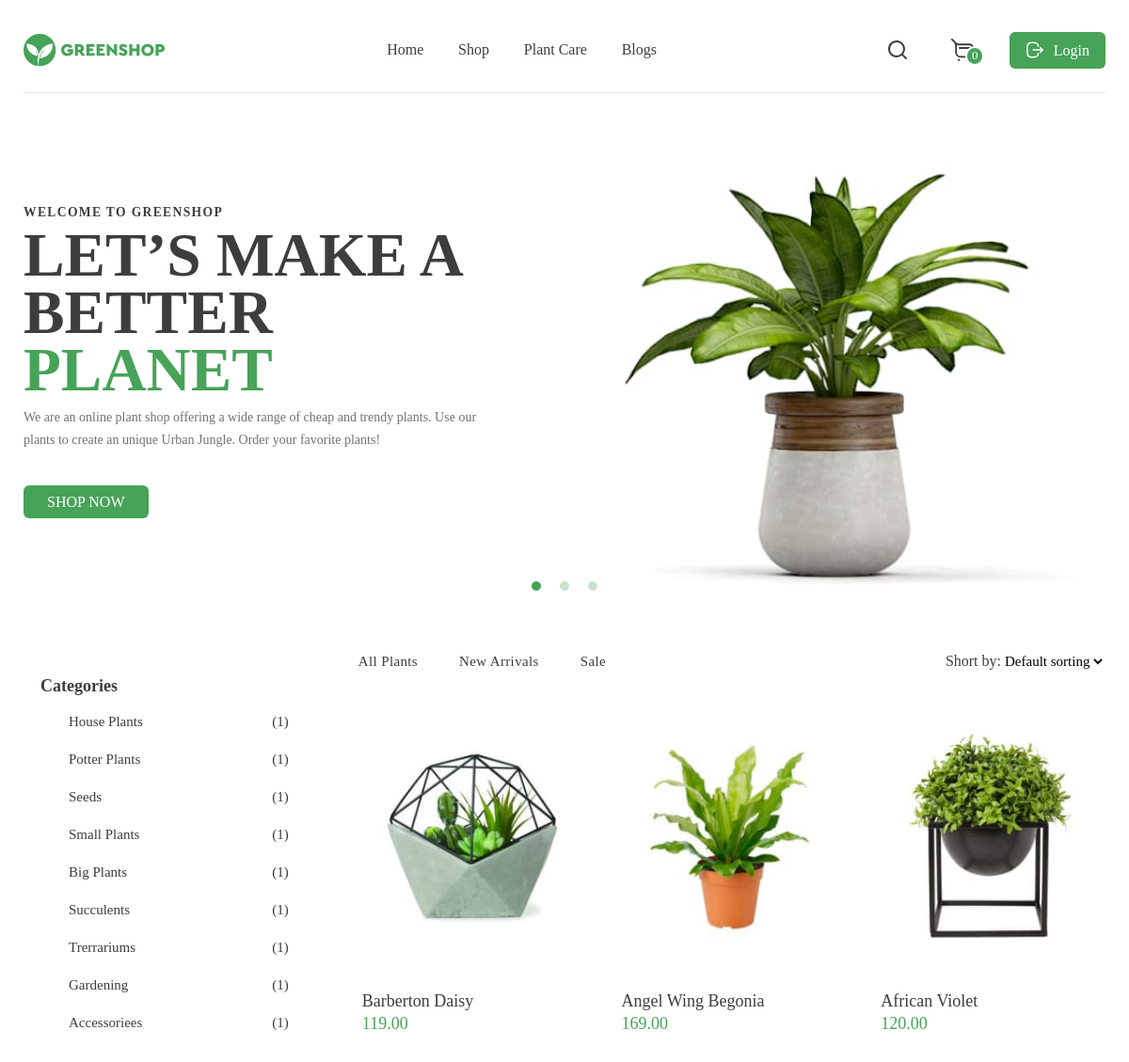
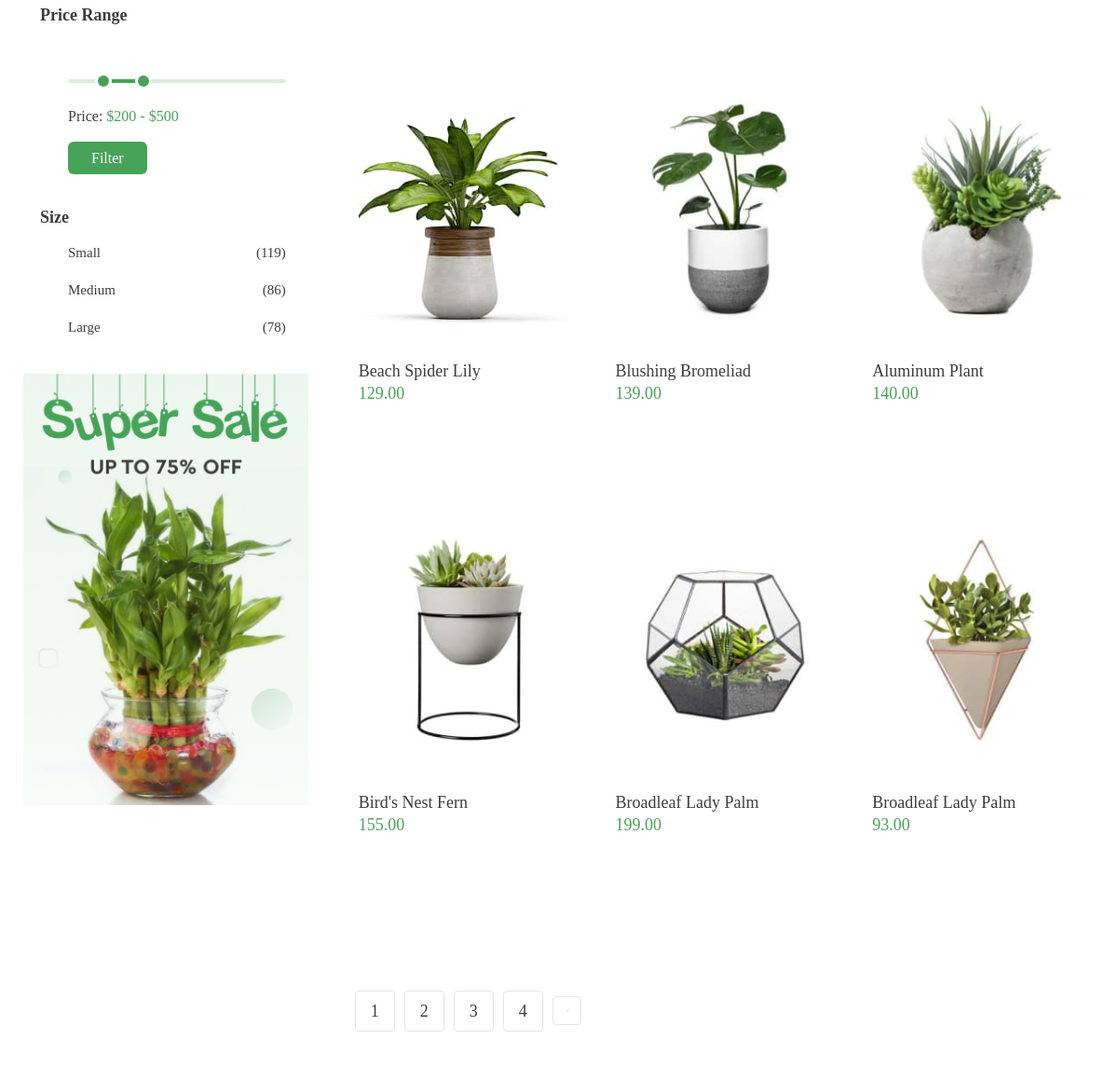
/ (upper part), run on an earlier commit of the app's database (2 pictures, top to bottom).
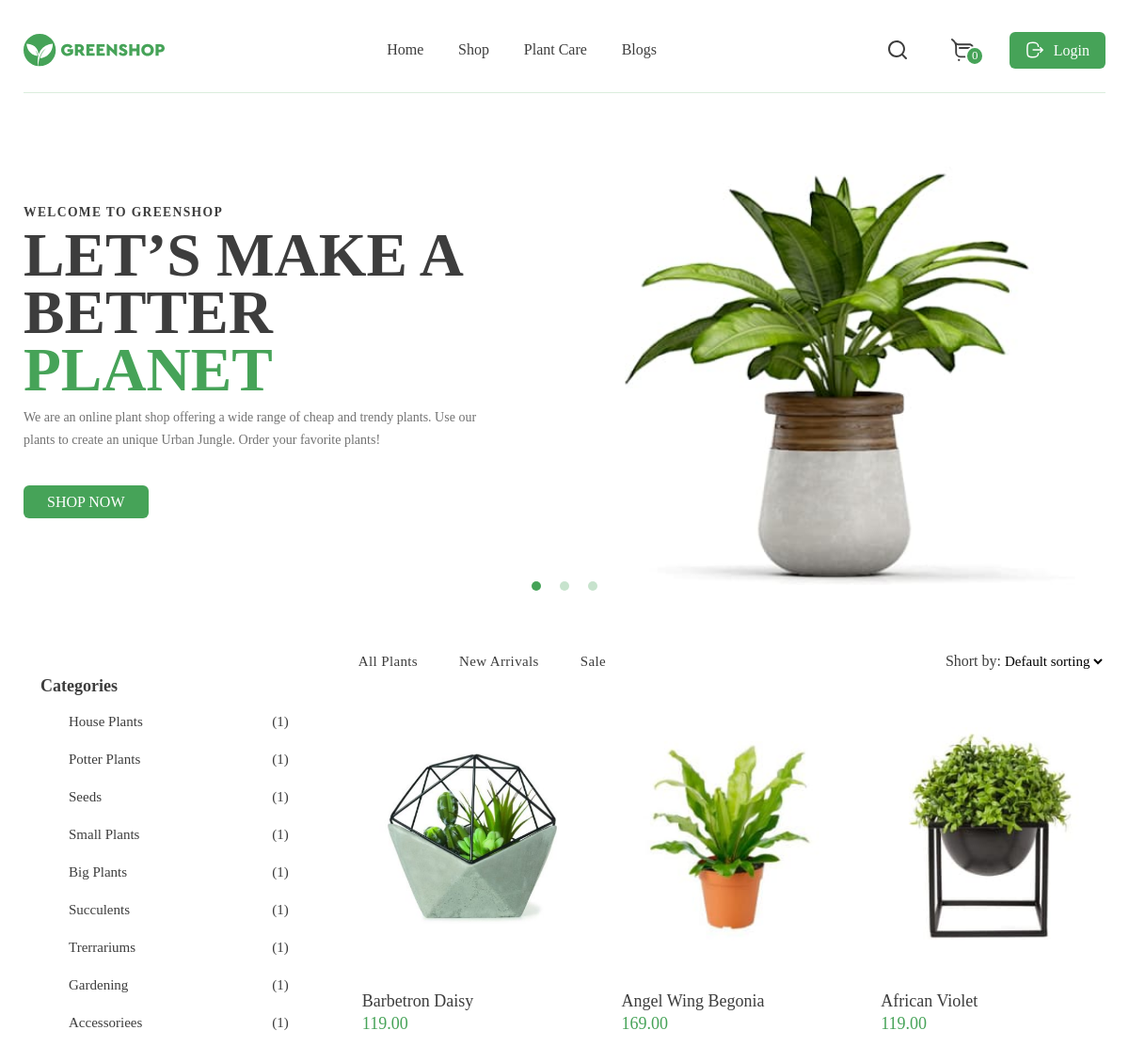
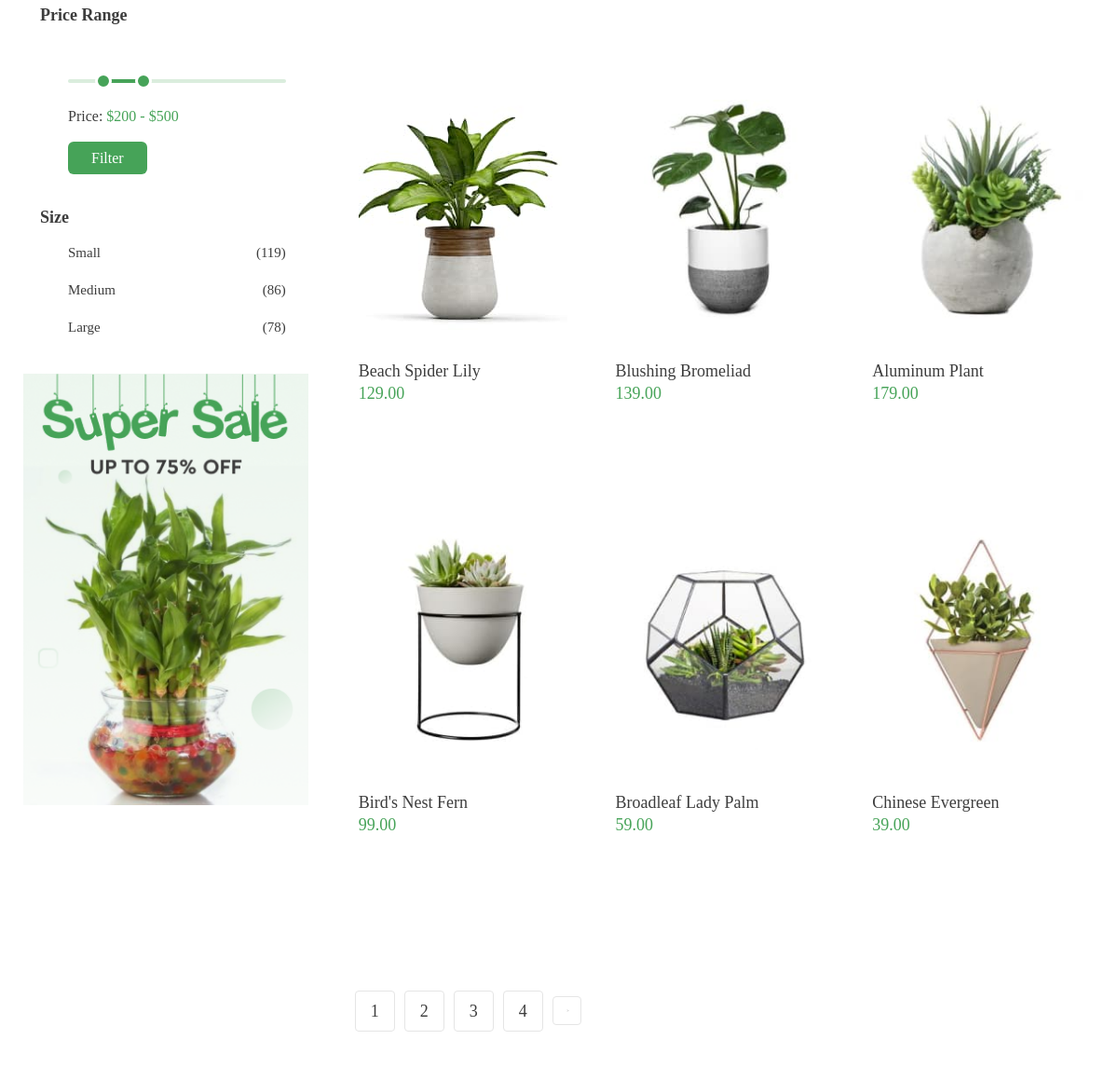
And on a later commit of the database (2 pictures, top to bottom).
### store/models.py (models this page shows, shortened)
class Category(models.Model):
    name = models.CharField("Категория", max_length=150)
    amount = models.CharField("Количество", max_length=20)
    url = models.SlugField(max_length=120, unique=True)
    class Meta:
        verbose_name = "Категория"
        verbose_name_plural = "Категории"

class Flowers(models.Model):
    title = models.TextField("Название", max_length=250, blank=True)
    price = models.CharField("Цена", max_length=50, blank=True)
    img = models.ImageField("Изоброжения", upload_to="flowers/")
    description = models.TextField("Описание", max_length=500, blank=True)
    url = models.SlugField(max_length=130, unique=True)
    category = models.ForeignKey(
        Category, verbose_name="Категория", on_delete=models.SET_NULL, null=True
    )
    class Meta:
        verbose_name = 'Растения'
        verbose_name_plural = 'Растения'

### store/views.py (the view)
# urls.py: path('', views.FlowersListView.as_view(), name='home'),
class FlowersListView(CategoryFilter, ListView):
    model = Flowers
    queryset = Flowers.objects.all()

### store/views.py (called while the page is built)
    def get_category(self):
        return Category.objects.all()

### templates/store/flowers_list.html (shortened to what this page needs)
{% extends 'base.html' %}
{% load static %}
{% block content  %}
    <main class="main">
        <section class="slider">
            <div class="container">
                <div class="slider__inner">
                    <div class="slider__item">
                        <div class="slider__text-container">
                            <h3 class="slider__text">Welcome to GreenShop</h3>
                            <h1 class="slider__title">LET’S MAKE A BETTER <span class="highlight">PLANET</span></h1>
                            <p class="slider__subtitle">We are an online plant shop offering a wide range of cheap and trendy plants. Use our plants to create an unique Urban Jungle. Order your favorite plants!</p>
                            <a href="{% url 'product' %}" class="slider__button button">SHOP NOW</a>
                        </div>
                        <img src="{% static 'images/sliderPlant.jpg' %}" alt="" class="slider__img">
                    </div>
                </div>
            </div>
        </section>
        <section class="product-menu">
            <div class="container">
                <div class="product-menu__inner">
                    <aside class="filter-bar">
                        <form action="">
                        <div class="filter-bar__wrapper" id="filter-bar__wrapper">
                            <div class="filter-bar__category">
                                <h3 class="filter-bar__title">Categories</h3>
                                <ul class="filter-bar__list">
                                {% for category in view.get_category %}
                                        <li class="filter-bar__list-item">
                                            <a href="" class="filter-bar__list-link">
                                              {{ category.name }}  <span class="filter-bar__list-counter">{{ category.amount }}</span>
                                            </a>
                                        </li>
                                {% endfor %}
                                </ul>
                            </div>
                            <div class="filter-bar__category">
                                <h3 class="filter-bar__title">Price Range</h3>
                                <div class="filter-bar__slider">
                                    <p class="filter-bar__price">Price: <span class="filter-bar__price-highlight highlight">$200 - $500</span></p>
                                    <a href="#" class="filter-bar__button button">Filter</a>
                                </div>
                            </div>
                            <div class="filter-bar__category">
                                <h3 class="filter-bar__title">Size</h3>
                                <ul class="filter-bar__list">
                                        <li class="filter-bar__list-item">
                                            <a href="#" class="filter-bar__list-link">
                                                Small<span class="filter-bar__list-counter">119</span>
                                            </a>
                                        </li>
                                        <li class="filter-bar__list-item">
                                            <a href="#" class="filter-bar__list-link">
                                                Medium<span class="filter-bar__list-counter">86</span>
                                            </a>
                                        </li>
                                        <li class="filter-bar__list-item">
                                            <a href="#" class="filter-bar__list-link">
                                                Large<span class="filter-bar__list-counter">78</span>
                                            </a>
                                        </li>
                                </ul>
                            </div>
                        </div>
                        <a href="#" class="filter-bar__sale">
                            <img src="{% static 'images/Sale.png' %}" alt="Sale" class="filter-bar__img">
                        </a>
                    </form>
                    </aside>
                    <div class="product">
                        <div class="sort-type">
                            <ul class="sort-type__list">
                                <li class="sort-type__list-item">
                                    <a href="#" class="sort-type__list-link">All Plants</a>
                                </li>
                                <li class="sort-type__list-item">
                                    <a href="#" class="sort-type__list-link">New Arrivals</a>
                                </li>
                                <li class="sort-type__list-item">
                                    <a href="#" class="sort-type__list-link">Sale</a>
                                </li>
                            </ul>
                            <p class="sort-type__select-title">Short by:
                                <select name="sort-by" id="sort-type__select" class="sort-type__select">
                                    <option value="1">Default sorting</option>
                                </select>
                            </p>
                        </div>
                        <div class="product__wrapper">
                            {% for flower in flowers_list %}
                            <div class="product-item">
                                <a href="{% url 'store_detail' flower.url %}" class="product-item__img-wrapper">
                                    <img src="{{ flower.img.url }}" alt="Plant" class="product-item__img">
                                </a>
                                <div class="product-item__text">
                                        <p class="product-item__title">{{ flower.title }}</p>
                                        <p class="product-item__price">
                                            {{ flower.price }}
                                        </p>
                                </div>
                            </div>
                            {% endfor %}
                        <div class="page-counter">
                            <ul class="page-counter__list">
                                <li class="page-counter__list-item">
                                    <a href="#" class="page-counter__list-link">1</a>
                                </li>
                                <li class="page-counter__list-item">
                                    <a href="#" class="page-counter__list-link">2</a>
                                </li>
                                <li class="page-counter__list-item">
                                    <a href="#" class="page-counter__list-link">3</a>
                                </li>
                                <li class="page-counter__list-item">
                                    <a href="#" class="page-counter__list-link">4</a>
                                </li>
                                <li class="page-counter__list-item">
                                    <a href="#" class="page-counter__list-link">
                                        <img src="{% static 'images/nextArrow.svg' %}" alt="next" class="page-counter__list-img">
                                    </a>
                                </li>
                            </ul>
                        </div>
                    </div>
                </div>
            </div>
        </section>
        <section class="news">
        </section>
    </main>
{% endblock content %}

### templates/base.html (shortened to what this page needs)
<!DOCTYPE html>
{% load static  %}
<html lang="en">
<head>
    <link rel="stylesheet" href="{% static 'css/style.min.css' %}">
</head>
<body>
    {% include 'include/header.html' %}
    {% block content %}
    {% endblock content %}
</body>
</html>

### templates/include/header.html (shortened to what this page needs)
{% load static  %}
<header class="header">
    <div class="container">
        <div class="header__inner header__desktop">
            <a href="{% url 'home' %}" class="logo">
                <img src="{% static 'images/logo.svg' %}" alt="Greenshop">
            </a>
            <nav class="main-page">
                <ul class="user-list">
                    <li class="user-list__item">
                        <a href="{% url 'home' %}" class="user-list__link">Home</a>
                    </li>
                    <li class="user-list__item">
                        <a href="{% url 'product' %}" class="user-list__link">Shop</a>
                    </li>
                    <li class="user-list__item">
                        <a href="#" class="user-list__link">Plant Care</a>
                    </li>
                    <li class="user-list__item">
                        <a href="#" class="user-list__link">Blogs</a>
                    </li>
                </ul>
            </nav>
            <ul class="user-list">
                <li class="user-list__item">
                <form class="search" action="{% url 'search' %}" method="get">
                    <div class="search-box">
                        <img src="{% static 'images/search.svg' %}" alt="">
                      </div>
                    </form>
                </li>
                <li class="user-list__item">
                    <a href="" class="user-list__link basket-counter">
                        <img src="{% static 'images/basket.svg' %}" alt="Basket" class="user-list__img">
                        <p class="basket-counter__num">0</p>
                    </a>
                </li>
                <li class="user-list__item">
                    <div class="user-list__link button button-login" onclick="popup()">
                        <img src="{% static 'images/logout.svg' %}" alt="" class="user-list__img">Login
                    </div>
                </li>
            </ul>
        </div>
    </div>
</header>

### templates/include/footer.html (shortened to what this page needs)
{% load static  %}

What changed in the data, as far as the page shows it:
changed Flowers: img: a different picture; title "Barberton Daisy" → "Barbetron Daisy"
changed Flowers "African Violet": price "120.00" → "119.00"
changed Flowers "Aluminum Plant": price "140.00" → "179.00"
changed Flowers "Bird's Nest Fern": price "155.00" → "99.00"
changed Flowers "Broadleaf Lady Palm": price "199.00" → "59.00"
changed Flowers: title "Broadleaf Lady Palm" → "Chinese Evergreen"; price "93.00" → "39.00"
